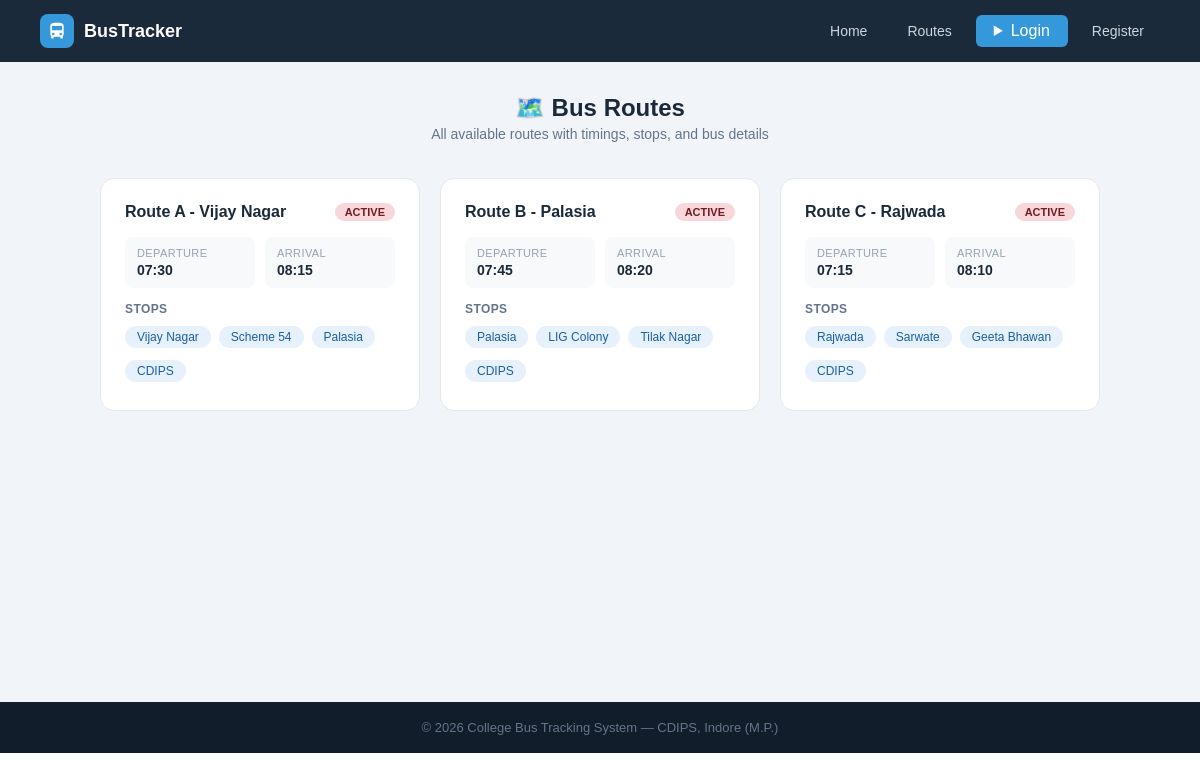
Screenshot of /routes-info with the database file from the repository.
### tables this page shows
CREATE TABLE routes (
        id INTEGER PRIMARY KEY AUTOINCREMENT,
        route_name TEXT NOT NULL, bus_id INTEGER,
        original_bus_id INTEGER,
        start_point TEXT, end_point TEXT,
        departure_time TEXT, arrival_time TEXT, stops TEXT,
        FOREIGN KEY(bus_id) REFERENCES buses(id));

### app.py (the view)
@app.route('/routes-info')
def routes_page():
    db = get_db()
    routes = db.execute('''SELECT r.*,b.bus_number,b.driver_name,b.status
                           FROM routes r LEFT JOIN buses b ON r.bus_id=b.id''').fetchall()
    db.close(); return render_template('routes.html', routes=routes)

### app.py (called while the page is built, shortened)
def get_db():
    conn = sqlite3.connect(DB)
    conn.row_factory = sqlite3.Row
    return conn

@app.context_processor
def inject_notifications():
    return dict(notifications=[], unread_count=0)

### templates/routes.html (shortened to what this page needs)
{% extends "base.html" %}
{% block content %}
<div class="page">
    <div class="page-header" style="text-align:center;margin-bottom:36px">
        <h1>🗺️ Bus Routes</h1>
        <p>All available routes with timings, stops, and bus details</p>
    </div>
    <div class="routes-grid">
    {% for r in routes %}
    <div class="route-card">
        <div class="route-header">
            <div class="route-name">{{ r.route_name }}</div>
            <span class="badge {{ 'badge-green' if r.status == 'active' else 'badge-red' }}">
                {{ r.status.upper() if r.status else 'ACTIVE' }}
            </span>
        </div>
        <div class="route-info">
            <div class="ri-item"><div class="key">Departure</div><div class="val">{{ r.departure_time }}</div></div>
            <div class="ri-item"><div class="key">Arrival</div><div class="val">{{ r.arrival_time }}</div></div>
        </div>
        <div class="stops-label">Stops</div>
        <div class="stops-flow">
            {% set stop_list = r.stops.replace('-', '→').replace(',', '→').split('→') %}
            {% for stop in stop_list %}
            <span class="stop-chip">{{ stop.strip() }}</span>
            {% endfor %}
        </div>
    </div>
    {% else %}
    <div style="text-align:center;color:#94a3b8;padding:40px;grid-column:1/-1">No routes available.</div>
    {% endfor %}
    </div>
</div>
{% endblock %}

### static/css/style.css (style rules this page uses)
* { margin: 0; padding: 0; box-sizing: border-box; font-family: Arial, sans-serif; }
.badge { display: inline-block; padding: 3px 10px; border-radius: 20px; font-size: 11px; font-weight: bold; }
.badge-red { background: #f8d7da; color: #721c24; }
.page { padding: 32px 40px; background: #f1f5f9; min-height: 80vh; }
.page-header { margin-bottom: 24px; }
.page-header h1 { font-size: 24px; color: #1a2a3a; font-weight: bold; }
.page-header p { font-size: 14px; color: #64748b; margin-top: 4px; }
.stop-chip { background: #e6f1fb; color: #185fa5; font-size: 12px; padding: 4px 12px; border-radius: 20px; margin: 4px 4px 4px 0; }
.routes-grid { display: grid; grid-template-columns: repeat(auto-fit, minmax(300px, 1fr)); gap: 20px; max-width: 1000px; margin: 0 auto; }
.route-card { background: white; border-radius: 14px; border: 1px solid #e2e8f0; padding: 24px; transition: box-shadow .2s; }
.route-header { display: flex; justify-content: space-between; align-items: flex-start; margin-bottom: 16px; }
.route-name { font-size: 16px; font-weight: bold; color: #1a2a3a; }
.route-info { display: grid; grid-template-columns: 1fr 1fr; gap: 10px; margin-bottom: 14px; }
.ri-item { background: #f8f9fa; border-radius: 8px; padding: 10px 12px; }
.ri-item .key { font-size: 11px; color: #94a3b8; text-transform: uppercase; letter-spacing: .4px; margin-bottom: 3px; }
.ri-item .val { font-size: 14px; font-weight: bold; color: #1a2a3a; }
.stops-flow { display: flex; flex-wrap: wrap; gap: 4px; }
.stops-label { font-size: 12px; color: #64748b; font-weight: bold; margin-bottom: 6px; text-transform: uppercase; letter-spacing: .4px; }

### rows the page displays
routes: route_name "Route A - Vijay Nagar", status "ACTIVE", departure_time "07:30", arrival_time "08:15", strip "Vijay Nagar" "Scheme 54" "Palasia" "CDIPS"
routes: route_name "Route B - Palasia", status "ACTIVE", departure_time "07:45", arrival_time "08:20", strip "Palasia" "LIG Colony" "Tilak Nagar" "CDIPS"
routes: route_name "Route C - Rajwada", status "ACTIVE", departure_time "07:15", arrival_time "08:10", strip "Rajwada" "Sarwate" "Geeta Bhawan" "CDIPS"
